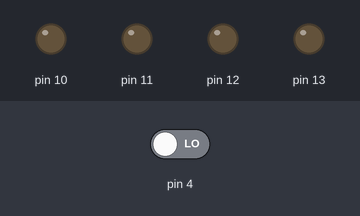
This sketch was run on a simulated Arduino Uno, built with avr-gcc and run on an emulated ATmega328P. On the bench: output pins drawn as LEDs (lit = HIGH). Dashed ring = blinking. The inputs (shaded band) are chosen by the test bench; at power-on: pin 4 LOW.

Above: at 1.2 s.
1.3 s: pin 4 driven HIGH
At 1.7 s:
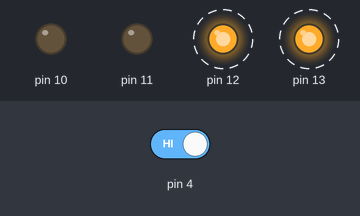
At 2.1 s:
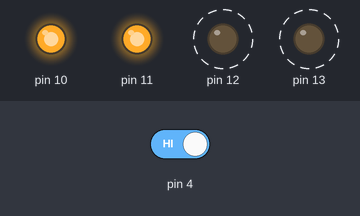
4.3 s: pin 4 driven LOW
At 4.7 s:
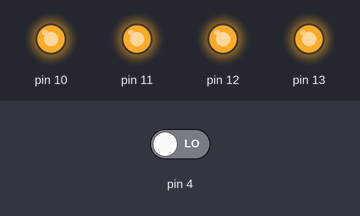
Timing chart, 0 to 7.3 s (numbered marks = the images above; inputs shaded):
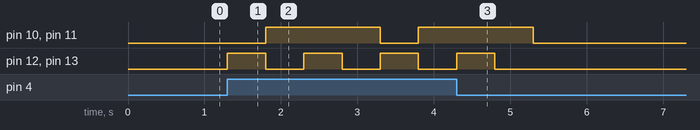

The sketch:

neat_blad_migelo1__1_.ino
```cpp
int buttonState = 0;


void setup()
{
  pinMode(13,OUTPUT);
  pinMode(12,OUTPUT);
   pinMode(11,OUTPUT);
  pinMode(10,OUTPUT);
  pinMode(4,INPUT);
}
void loop()
{
  buttonState = digitalRead(4);
  if(buttonState == HIGH)
  {
    digitalWrite(13, HIGH);
    digitalWrite(12, HIGH);
    digitalWrite(11, LOW);
    digitalWrite(10, LOW);
    delay(500);
    digitalWrite(13, LOW);
    digitalWrite(12, LOW);
    digitalWrite(11, HIGH);
    digitalWrite(10, HIGH);
     delay(500);
    digitalWrite(13, HIGH);
    digitalWrite(12, HIGH);
    digitalWrite(11, HIGH);
    digitalWrite(10, HIGH);
     delay(500);
    digitalWrite(13, LOW);
    digitalWrite(12, LOW);
    digitalWrite(11, HIGH);
    digitalWrite(10, HIGH);
     delay(500);
    digitalWrite(13, HIGH);
    digitalWrite(12, HIGH);
    digitalWrite(11, LOW);
    digitalWrite(10, LOW);
  }
  else
  {
     digitalWrite(13, LOW);
    digitalWrite(12, LOW);
    digitalWrite(11, LOW);
    digitalWrite(10, LOW);
  }
}
```

Measured:
- after the input at 1.3 s, pin 10, pin 11: LOW → HIGH after 0.50 s, → LOW 1.5 s later, → HIGH 0.50 s later; pin 12, pin 13: alternates HIGH for 0.50 s and LOW for 0.50 s, starting at once
- after the input at 4.3 s, pin 10, pin 11: goes on until 5.3 s, then stays LOW; pin 12, pin 13: goes on until 4.8 s, then stays LOW
